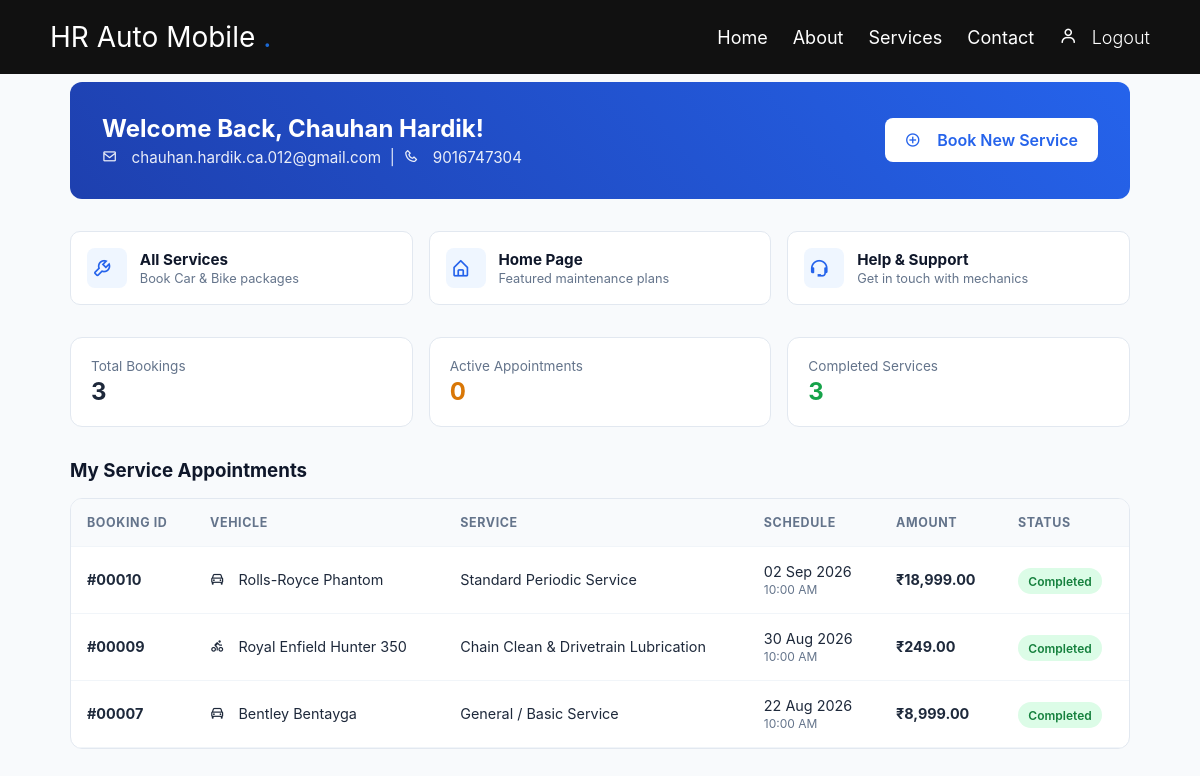
/dashboard.php (signed in), run on the app's committed database.
### tables this page shows
CREATE TABLE `users` (
  `id` int(10) unsigned NOT NULL AUTO_INCREMENT,
  `name` varchar(150) NOT NULL,
  `phone` varchar(20) NOT NULL,
  `email` varchar(150) DEFAULT NULL,
  `password` varchar(255) NOT NULL,
  `created_at` timestamp NOT NULL DEFAULT current_timestamp(),
  PRIMARY KEY (`id`),
  UNIQUE KEY `phone` (`phone`)
);

CREATE TABLE `bookings` (
  `id` int(10) unsigned NOT NULL AUTO_INCREMENT,
  `user_id` int(10) unsigned DEFAULT NULL,
  `model_id` int(10) unsigned NOT NULL,
  `service_id` int(10) unsigned NOT NULL,
  `customer_name` varchar(150) NOT NULL,
  `customer_phone` varchar(30) NOT NULL,
  `customer_email` varchar(150) DEFAULT NULL,
  `booking_date` date NOT NULL,
  `booking_slot` varchar(50) DEFAULT NULL,
  `booking_time` time NOT NULL,
  `address` text NOT NULL,
  `amount` decimal(10,2) NOT NULL,
  `status` enum('pending','confirmed','completed','cancelled') DEFAULT 'pending',
  `payment_status` enum('pending','paid','failed','refunded') DEFAULT 'pending',
  `payment_id` varchar(100) DEFAULT NULL,
  `order_id` varchar(100) DEFAULT NULL,
  `notes` text DEFAULT NULL,
  `created_at` timestamp NOT NULL DEFAULT current_timestamp(),
  `updated_at` timestamp NOT NULL DEFAULT current_timestamp() ON UPDATE current_timestamp(),
  PRIMARY KEY (`id`),
  KEY `model_id` (`model_id`),
  KEY `service_id` (`service_id`),
  KEY `fk_booking_user` (`user_id`),
  CONSTRAINT `bookings_ibfk_1` FOREIGN KEY (`model_id`) REFERENCES `models` (`id`),
  CONSTRAINT `bookings_ibfk_2` FOREIGN KEY (`service_id`) REFERENCES `services` (`id`),
  CONSTRAINT `fk_booking_user` FOREIGN KEY (`user_id`) REFERENCES `users` (`id`) ON DELETE SET NULL
);

CREATE TABLE `vehicle_types` (
  `id` int(10) unsigned NOT NULL AUTO_INCREMENT,
  `name` varchar(50) NOT NULL,
  `icon` varchar(50) DEFAULT NULL,
  `status` tinyint(1) DEFAULT 1,
  `created_at` timestamp NOT NULL DEFAULT current_timestamp(),
  PRIMARY KEY (`id`)
);

CREATE TABLE `brands` (
  `id` int(10) unsigned NOT NULL AUTO_INCREMENT,
  `vehicle_type_id` int(10) unsigned NOT NULL,
  `name` varchar(100) NOT NULL,
  `status` tinyint(1) DEFAULT 1,
  `created_at` timestamp NOT NULL DEFAULT current_timestamp(),
  PRIMARY KEY (`id`),
  KEY `vehicle_type_id` (`vehicle_type_id`),
  CONSTRAINT `brands_ibfk_1` FOREIGN KEY (`vehicle_type_id`) REFERENCES `vehicle_types` (`id`) ON DELETE CASCADE
);

CREATE TABLE `models` (
  `id` int(10) unsigned NOT NULL AUTO_INCREMENT,
  `brand_id` int(10) unsigned NOT NULL,
  `name` varchar(100) NOT NULL,
  `status` tinyint(1) DEFAULT 1,
  `created_at` timestamp NOT NULL DEFAULT current_timestamp(),
  PRIMARY KEY (`id`),
  KEY `brand_id` (`brand_id`),
  CONSTRAINT `models_ibfk_1` FOREIGN KEY (`brand_id`) REFERENCES `brands` (`id`) ON DELETE CASCADE
);

CREATE TABLE `services` (
  `id` int(10) unsigned NOT NULL AUTO_INCREMENT,
  `name` varchar(150) NOT NULL,
  `description` text DEFAULT NULL,
  `duration` varchar(50) DEFAULT NULL,
  `status` tinyint(1) DEFAULT 1,
  `created_at` timestamp NOT NULL DEFAULT current_timestamp(),
  PRIMARY KEY (`id`)
);

### dashboard.php (the view, shortened to what this page needs)
<?php
require_once "assets/config/db.php";
$userId = (int) $_SESSION['user_id'];
$userStmt = $pdo->prepare("SELECT id, name, email, phone, created_at FROM users WHERE id = :id LIMIT 1");
$userStmt->execute(['id' => $userId]);
$user = $userStmt->fetch();
$bookingSql = "
    SELECT
        b.id AS booking_id,
        b.booking_date,
        b.booking_time,
        b.address,
        b.amount,
        b.status,
        b.payment_status,
        vt.name AS vehicle_type_name,
        br.name AS brand_name,
        m.name AS model_name,
        s.name AS service_name
    FROM bookings b
    LEFT JOIN models m ON b.model_id = m.id
    LEFT JOIN brands br ON m.brand_id = br.id
    LEFT JOIN vehicle_types vt ON br.vehicle_type_id = vt.id
    LEFT JOIN services s ON b.service_id = s.id
    WHERE b.user_id = :user_id
    ORDER BY b.booking_date DESC, b.booking_time DESC, b.id DESC
";
$bookingStmt = $pdo->prepare($bookingSql);
$bookingStmt->execute(['user_id' => $userId]);
$bookings = $bookingStmt->fetchAll();
$totalBookings = count($bookings);
$activeBookings = 0;
$completedBookings = 0;
foreach ($bookings as $b) {
    if (in_array($b['status'], ['pending', 'confirmed'], true)) {
        $activeBookings++;
    } elseif ($b['status'] === 'completed') {
        $completedBookings++;
    }
}
?>
<!DOCTYPE html>
<html lang="en">
<head>
    <link href="https://unpkg.com/boxicons@2.1.4/css/boxicons.min.css" rel="stylesheet">
    <link rel="stylesheet" href="assets/css/style.css">
</head>
<body>
    <header class="navbar">
        <a href="/Hr_Auto_Mobile/index.php" class="logo">HR Auto Mobile <span>.</span></a>
        <div class="menu">
            <a href="/Hr_Auto_Mobile/index.php">Home</a>
            <a href="/Hr_Auto_Mobile/about.php">About</a>
            <a href="/Hr_Auto_Mobile/services.php">Services</a>
            <a href="/Hr_Auto_Mobile/contact.php">Contact</a>
            <div class="user">
                <a href="/Hr_Auto_Mobile/dashboard.php"><i class='bx bx-user'></i></a>
                <a href="logout.php" class="btn-logout-nav">Logout</a>
            </div>
        </div>
    </header>
    <main class="container">
        <section class="banner">
            <div>
                <h2>Welcome Back, <?= htmlspecialchars($user['name']) ?>!</h2>
                <p><i class='bx bx-envelope'></i> <?= htmlspecialchars($user['email']) ?> &nbsp;|&nbsp; <i
                        class='bx bx-phone'></i> <?= htmlspecialchars($user['phone']) ?></p>
            </div>
            <a href="services.php" class="btn-book-action">
                <i class='bx bx-plus-circle'></i> Book New Service
            </a>
        </section>
        <section class="explore-grid">
            <a href="services.php" class="explore-card">
                <div class="explore-icon"><i class='bx bx-wrench'></i></div>
                <div class="explore-info">
                    <h4>All Services</h4>
                    <p>Book Car & Bike packages</p>
                </div>
            </a>
            <a href="index.php" class="explore-card">
                <div class="explore-icon"><i class='bx bx-home-alt'></i></div>
                <div class="explore-info">
                    <h4>Home Page</h4>
                    <p>Featured maintenance plans</p>
                </div>
            </a>
            <a href="contact.php" class="explore-card">
                <div class="explore-icon"><i class='bx bx-support'></i></div>
                <div class="explore-info">
                    <h4>Help & Support</h4>
                    <p>Get in touch with mechanics</p>
                </div>
            </a>
        </section>
        <section class="stats">
            <div class="stat-card">
                <p>Total Bookings</p>
                <h3><?= $totalBookings ?></h3>
            </div>
            <div class="stat-card">
                <p>Active Appointments</p>
                <h3 style="color:#d97706;"><?= $activeBookings ?></h3>
            </div>
            <div class="stat-card">
                <p>Completed Services</p>
                <h3 style="color:#16a34a;"><?= $completedBookings ?></h3>
            </div>
        </section>
        <h3 style="margin-bottom: 1rem; color: #0f172a;">My Service Appointments</h3>
        <div class="table-card">
            <table>
                <thead>
                    <tr>
                        <th>Booking ID</th>
                        <th>Vehicle</th>
                        <th>Service</th>
                        <th>Schedule</th>
                        <th>Amount</th>
                        <th>Status</th>
                    </tr>
                </thead>
                <tbody>
                    <?php if (!empty($bookings)): ?>
                        <?php foreach ($bookings as $b):
                            $isBike = strtolower($b['vehicle_type_name'] ?? '') === 'bike';
                            ?>
                            <tr>
                                <td><strong>#<?= str_pad($b['booking_id'], 5, '0', STR_PAD_LEFT) ?></strong></td>
                                <td>
                                    <i class='bx <?= $isBike ? 'bx-cycling' : 'bx-car' ?>'></i>
                                    <?= htmlspecialchars(($b['brand_name'] ?? '') . ' ' . ($b['model_name'] ?? 'Vehicle')) ?>
                                </td>
                                <td><?= htmlspecialchars($b['service_name'] ?? 'Custom Package') ?></td>
                                <td>
                                    <?= date('d M Y', strtotime($b['booking_date'])) ?><br>
                                    <small style="color:#64748b;"><?= date('h:i A', strtotime($b['booking_time'])) ?></small>
                                </td>
                                <td><strong>₹<?= number_format((float) $b['amount'], 2) ?></strong></td>
                                <td>
                                    <span class="badge badge-<?= htmlspecialchars($b['status']) ?>">
                                        <?= htmlspecialchars($b['status']) ?>
                                    </span>
                                </td>
                            </tr>
                        <?php endforeach; ?>
                    <?php endif; ?>
                </tbody>
            </table>
        </div>
    </main>
</body>
</html>

### assets/css/style.css (style rules this page uses)
:root { --main-color: #1c69d4; --second-color: #009ada; --text-color: #000; --container-color: #f7f7f7; --text-alter-color: #818181; --bg-color: #f7f7f7; --poppins-font: 'Poppins', sans-serif; --font-family: "Georama", sans-serif; --hover-color: #0059ff; }
* { margin: 0; padding: 0; scroll-behavior: smooth; scroll-padding-top: 3rem; box-sizing: border-box; font-family: var(--font-family); user-select: none; }
a { text-decoration: none; cursor: pointer; }
.container { max-width: 1060px; margin: auto; width: 100%; }
header { position: fixed; top: 0px; width: 100%; z-index: 100; }
.navbar { display: flex; justify-content: space-between; align-items: center; padding: 20px 50px; background: #111; font-family: var(--font-family); }
.logo { color: white; font-size: 28px; cursor: pointer; }
.navbar span { color: var(--main-color); }
.menu { display: flex; gap: 25px; flex-direction: row; }
.menu a { color: white; text-decoration: none; font-size: 18px; flex-direction: row; }
.user .bx { color: #fff; }
.bx { font-family: boxicons !important; font-weight: 400; font-style: normal; font-variant: normal; line-height: 1; margin-right: 10px; text-rendering: auto; display: inline-block; text-transform: none; -webkit-font-smoothing: antialiased; -moz-osx-font-smoothing: grayscale; }
html { overflow-x: hidden; }
body { overflow-x: hidden; width: 100%; min-width: 0; }
.container, .general-container { width: min(1060px, calc(100% - 32px)); }
section { width: 100%; }
a, button, .bar-btn, .hero-btn, .cta-btn, .brand-box, .shop-box, .choose-box, .review-box, .stat-box, .partner-box, .about-box, .journey-box, .values-box, .trust-box, .contact-box, .vehicle-card, .service-package-card, .cars-brand-box, .bikes-brand-box, .model-card { transition: transform 0.35s ease, box-shadow 0.35s ease, background-color 0.35s ease, border-color 0.35s ease, color 0.35s ease, opacity 0.35s ease; }

### dashboard.php (style rules this page uses)
* { box-sizing: border-box; margin: 0; padding: 0; font-family: -apple-system, BlinkMacSystemFont, "Segoe UI", Roboto, sans-serif; }
body { background: #f8fafc; color: #1e293b; min-height: 100vh; }
.btn-logout-nav { border-radius: 6px; font-weight: 300; }
.container { max-width: 1060px; margin: 2rem auto; width: 100%; padding: 50px 0px; }
.banner { background: linear-gradient(50deg, #1e40af, #2563eb); color: #fff; padding: 2rem; border-radius: 12px; display: flex; justify-content: space-between; align-items: center; margin-bottom: 2rem; flex-wrap: wrap; gap: 1rem; }
.banner h2 { font-size: 1.5rem; margin-bottom: 0.3rem; }
.banner p { opacity: 0.9; font-size: 0.95rem; }
.btn-book-action { background: #ffffff; color: #2563eb; padding: 0.75rem 1.25rem; border-radius: 8px; text-decoration: none; font-weight: 600; display: inline-flex; align-items: center; gap: 0.4rem; transition: transform 0.1s ease; }
.explore-grid { display: grid; grid-template-columns: repeat(auto-fit, minmax(200px, 1fr)); gap: 1rem; margin-bottom: 2rem; }
.explore-card { background: #ffffff; border: 1px solid #e2e8f0; border-radius: 10px; padding: 1rem; text-decoration: none; color: inherit; display: flex; align-items: center; gap: 0.8rem; transition: border-color 0.2s, box-shadow 0.2s; }
.explore-icon { width: 40px; height: 40px; border-radius: 8px; background: #eff6ff; color: #2563eb; display: flex; align-items: center; justify-content: center; font-size: 1.25rem; }
.explore-info h4 { font-size: 0.95rem; color: #0f172a; margin-bottom: 0.1rem; }
.explore-info p { font-size: 0.8rem; color: #64748b; }
.stats { display: grid; grid-template-columns: repeat(auto-fit, minmax(200px, 1fr)); gap: 1rem; margin-bottom: 2rem; }
.stat-card { background: #fff; padding: 1.25rem; border-radius: 12px; border: 1px solid #e2e8f0; }
.stat-card p { color: #64748b; font-size: 0.85rem; margin-bottom: 0.2rem; }
.stat-card h3 { font-size: 1.5rem; }
.table-card { background: #fff; border-radius: 12px; border: 1px solid #e2e8f0; overflow-x: auto; }
table { width: 100%; border-collapse: collapse; text-align: left; }
th, td { padding: 1rem; border-bottom: 1px solid #f1f5f9; font-size: 0.9rem; }
th { background: #f8fafc; color: #64748b; text-transform: uppercase; font-size: 0.78rem; letter-spacing: 0.05em; }
.badge { padding: 0.35rem 0.65rem; border-radius: 9999px; font-size: 0.75rem; font-weight: 600; text-transform: capitalize; }
.badge-completed { background: #dcfce7; color: #15803d; }

### data on the page
users: name "Chauhan Hardik", email "chauhan.hardik.ca.012@gmail.com", phone "9016747304"
bookings: id "00010", brands.name "Rolls-Royce Phantom", service.name "Standard Periodic Service", booking_date "02 Sep 2026", booking_time "10:00 AM", amount "18,999.00", status "Completed"
bookings: id "00009", brands.name "Royal Enfield Hunter 350", service.name "Chain Clean & Drivetrain Lubrication", booking_date "30 Aug 2026", booking_time "10:00 AM", amount "249.00", status "Completed"
bookings: id "00007", brands.name "Bentley Bentayga", service.name "General / Basic Service", booking_date "22 Aug 2026", booking_time "10:00 AM", amount "8,999.00", status "Completed"

### other printed values
$totalBookings "3"
$activeBookings "0"
$completedBookings "3"
